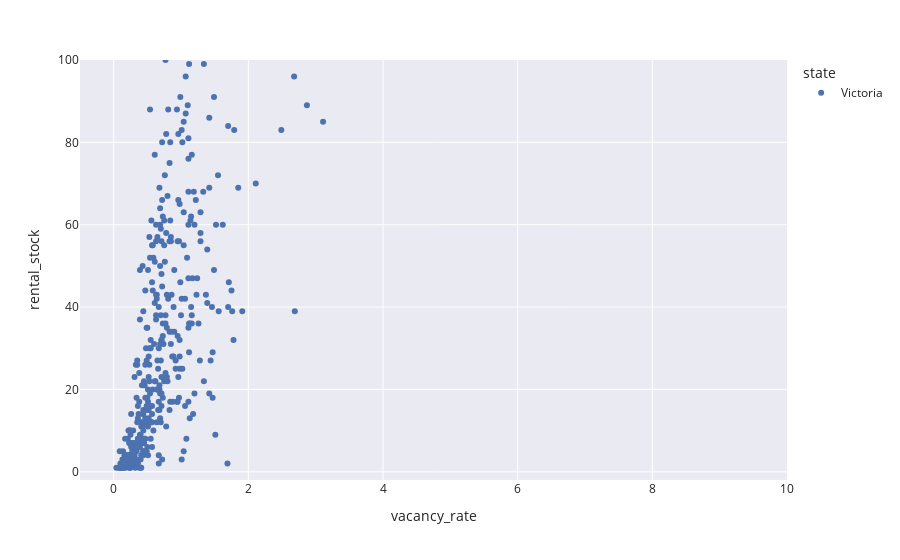

The cell this chart's notebook holds for it:
### Code cell
df_filtered = df[df["region"] == "Monash"]
df_filtered = df[df["state"] == "Victoria"]

fig = px.scatter(
    df_filtered, 
    x="vacancy_rate", 
    y="rental_stock",
    color="state",
    hover_data=['name'],
    template="seaborn"
)
fig.update_layout(
    xaxis_range=[-0.5, 10],
    yaxis_range=[-2, 100],
)

### Figure 1 — Plotly figure (JSON) as saved in the notebook; plotly's stock layout.template omitted (floating-point values rounded to 4 significant figures; data arrays with more than 128 entries replaced by an {"elided": "..."} marker saying what was removed)
{"data": [{"customdata": {"elided": "486x1 str values"}, "hovertemplate": "state=Victoria<br>vacancy_rate=%{x}<br>rental_stock=%{y}<br>name=%{customdata[0]}<extra></extra>", "legendgroup": "Victoria", "marker": {"color": "rgb(76,114,176)", "symbol": "circle"}, "mode": "markers", "name": "Victoria", "orientation": "v", "showlegend": true, "type": "scatter", "x": {"elided": "486 float values"}, "xaxis": "x", "y": {"elided": "486 int values"}, "yaxis": "y"}], "layout": {"legend": {"title": {"text": "state"}, "tracegroupgap": 0}, "margin": {"t": 60}, "xaxis": {"anchor": "y", "domain": [0, 1], "range": [-0.5, 10], "title": {"text": "vacancy_rate"}}, "yaxis": {"anchor": "x", "domain": [0, 1], "range": [-2, 100], "title": {"text": "rental_stock"}}}}
